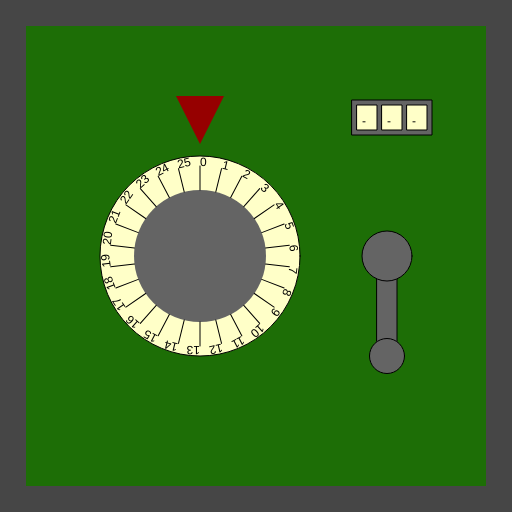
Frame 1 (no input)
Frame 60 (no input): identical to frame 1, image omitted
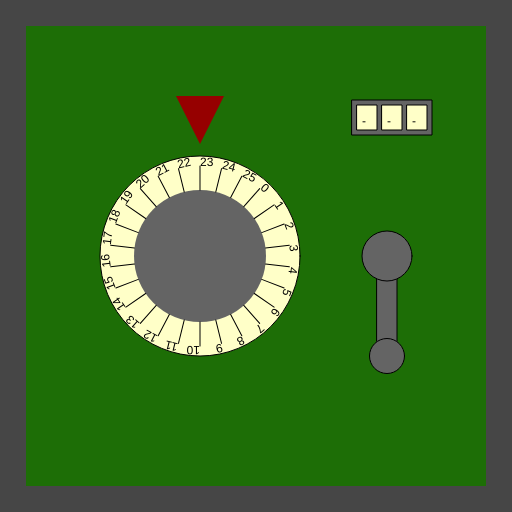
Frame 120 (the mouse pressed at the canvas centre since frame 60)

The p5.js sketch that drew these frames (run headless with seeded random() and noise() and a simulated clock; from frame 60 on, the mouse is pressed at the canvas centre):

// p5.js sketch
// ── sketch.js
/*

Officer: 2625551
CaseNum: 303-1-40943610-2625551

Case 303 - The Case of the Crooked Attorney
Stage 2 - Torvalds' House

This safe is in Torvalds’ home study. Be careful. If you get caught, I don’t know you !

Crack this safe by doing the following:

	When the mouse button is pressed:
	- Decrement RestrictedSafeCombination_0 by 3

	When any key is pressed:
	- Increment RestrictedSafeCombination_1 by 1

	When any key is released:
	- Make RestrictedSafeCombination_2 equal to the string "FYN"

	When the mouse button is released:
	- Make RestrictedSafeCombination_2 equal to the string "IUQ"



This time you'll need to create the relevant event handlers yourself.

There are many possible ways of investigating this case, but you
should use ONLY the following commands:

	- The assignment operator aka. the equals sign !
	- Incrementing +=
	- Decrementing -=

*/

//declare the variables

var RestrictedSafeCombination_0;
var RestrictedSafeCombination_1;
var RestrictedSafeCombination_2;


function preload()
{
	//IMAGES WILL BE LOADED HERE

}

function setup()
{
	createCanvas(512,512);

	//initialise the variables
	RestrictedSafeCombination_0 = 0;
	RestrictedSafeCombination_1 = 0;
	RestrictedSafeCombination_2 = "";

}

///////////////////EVENT HANDLERS///////////////////

//Create event handlers here to open the safe ...

function mousePressed()
{
	console.log("mousePressed");
	RestrictedSafeCombination_0 -= 3;
}

function mouseReleased()
{
	console.log("mouseReleased");
	RestrictedSafeCombination_2 = "IUQ";
}

function keyPressed()
{
	console.log("keyPressed", key);
	RestrictedSafeCombination_1 += 1;
}

function keyReleased()
{
	console.log("keyReleased", key);
	RestrictedSafeCombination_2 = "FYN";
}


///////////////DO NOT CHANGE CODE BELOW THIS POINT///////////////////

function draw()
{

	//Draw the safe door
	background(70);
	noStroke();
	fill(29,110,6);
	rect(26,26,width-52,width-52);

	//Draw the combination dial
	push();
	translate(200,height/2);
	drawDial(200, RestrictedSafeCombination_0, 26);
	pop();

	//Draw the lever
	push();
	translate(width - 125,256);
	drawLever(RestrictedSafeCombination_1);
	pop();

	//Draw the spinner
	push();
	translate(width - 120,100);
	drawSpinner(3, RestrictedSafeCombination_2);
	pop();

}

function drawDial(diameter,num,maxNum)
{
	//the combination lock

	var r = diameter * 0.5;
	var p = r * 0.6;

	stroke(0);
	fill(255,255,200);
	ellipse(0,0,diameter,diameter);
	fill(100);
	noStroke();
	ellipse(0,0,diameter*0.66,diameter*0.66);
	fill(150,0,0);
	triangle(
		-p * 0.4,-r-p,
		p * 0.4,-r-p,
		0,-r-p/5
	);

	noStroke();

	push();
	var inc = 360/maxNum;

	rotate(radians(-num * inc));
	for(var i = 0; i < maxNum; i++)
	{
		push();
		rotate(radians(i * inc));
		stroke(0);
		line(0,-r*0.66,0,-(r-10));
		noStroke();
		fill(0);
		text(i,0,-(r-10));
		pop();
	}

	pop();
}

function drawLever(rot)
{
	push();
	rotate(radians(-rot))
	stroke(0);
	fill(100);
	rect(-10,0,20,100);
	ellipse(0,0,50,50);
	ellipse(0,100,35,35);
	pop();
}

function drawSpinner(numSpinners, val)
{
	var sw = 20;
	var ow = (sw + 5) * numSpinners + 5;
	stroke(0);
	fill(100);
	rect(-ow/2,0,ow,35);
	if(typeof(val) == "number")
	{
		val = floor(val).toString(); //convert to string
	}


	for(var d = numSpinners - val.length; d > 0; d--)
	{
		val = "-" + val;
	}

	for(var i = 0; i < numSpinners; i++)
	{
		stroke(0);
		fill(255,255,200);
		rect(-ow/2 + i * (sw + 5) + 5,5,20,25);
		fill(0);
		noStroke();
		text(val[i],-ow/2 + sw/2 + i * (sw +5),25);
	}

}
